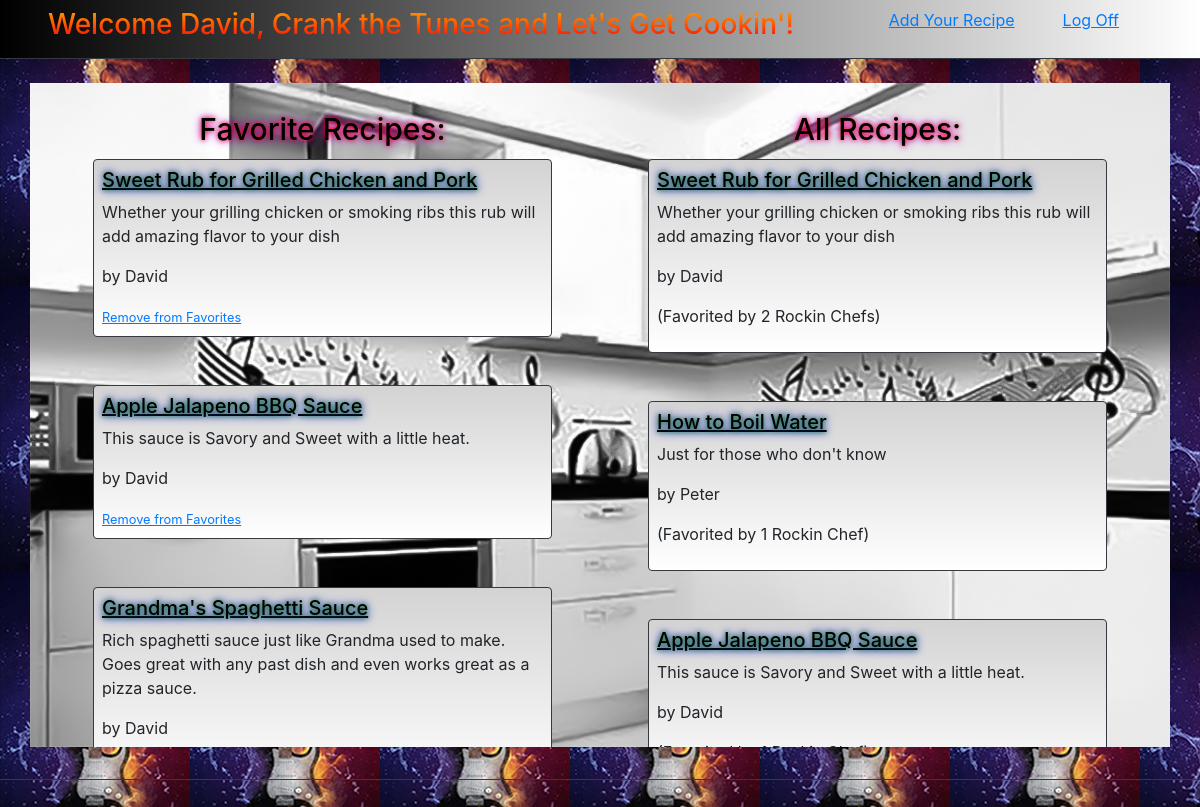
The page /dashboard (signed in) on the database its author committed.
### main_app/models.py (models this page shows)
class User(models.Model):
    first_name = models.CharField(max_length=55)
    last_name = models.CharField(max_length=55)
    email = models.CharField(max_length=55)
    password = models.CharField(max_length=255)
    objects = UserManager()
    created_at = models.DateTimeField(auto_now_add=True)
    updated_at = models.DateTimeField(auto_now=True)

class Recipe(models.Model):
    title = models.CharField(max_length=255)
    ingredients = models.TextField()
    description = models.TextField()
    instructions = models.TextField()
    notes = models.TextField(null = True)
    creator = models.ForeignKey(User,
    related_name = "recipes",
    on_delete = models.CASCADE)
    favorited_by = models.ManyToManyField(User, related_name = "fav_recipes")
    objects = RecipeManager()
    created_at = models.DateTimeField(auto_now_add=True)
    updated_at = models.DateTimeField(auto_now=True)

### main_app/views.py (the view)
# urls.py: path("dashboard", views.dashboard),
def dashboard (request):
    context ={
        "logged_in_user": User.objects.get(id=request.session['user_id']),
        "all_recipes":Recipe.objects.all()
    }
    return render (request, "dashboard.html", context)

### main_app/templates/dashboard.html (shortened to what this page needs)
<!DOCTYPE html>
<html lang="en">
<head>
    <link rel="stylesheet" href="https://stackpath.bootstrapcdn.com/bootstrap/4.5.2/css/bootstrap.min.css">
    {%load static%}
    <link rel="stylesheet" href="{% static 'css/style.css' %}">
</head>
<body>
    <header class="d-flex justify-content-between border-bottom border-dark px-5 py-2 text-white">
        <h3 class="mr-5 h3">Welcome {{logged_in_user.first_name}}, Crank the Tunes and Let's Get Cookin'!</h3>
        <div class="row">
            <a class="mr-5" href="/recipes/create"><u>Add Your Recipe</u></a>
            <a class="mr-5" href="/logout"><u>Log Off</u></a>
        </div>
    </header>
        <div class="container  background mt-4 mb-3 d-flex justify-content-center pt-4">
            <div class="container mx-auto pr-5 pl-5 scroll">
                <h5 class="text-center p-1 h5">Favorite Recipes:</h5>
                {% for recipe in all_recipes %}
                    {% if logged_in_user in recipe.favorited_by.all %}
                        <div class="mb-5 border border-dark rounded p-2 backing_dash">
                            <h6 class=""><a class="h6_a" href="/recipes/{{recipe.id}}"><u>{{recipe.title}}</u></a></h6>
                            <p>{{recipe.description}}</p>
                            <p>by {{recipe.creator.first_name}}</p>
                            <a href="/recipes/{{recipe.id}}/remove_favorite"><u><small>Remove from Favorites</small></u></a>
                        </div>
                    {% endif %}
                {% endfor %}
            </div>
            <div class="container mx-auto pr-5 pl-5 scroll">
                <h5 class="text-center p-1 h5">All Recipes:</h5>
                {% for recipe in all_recipes %}
                <div class="mb-5 border border-dark rounded p-2 h5_2 backing_dash">
                    <h6 class=""><a class="h6_a" href="/recipes/{{recipe.id}}"><u>{{recipe.title}}</u></a></h6>
                    <p>{{recipe.description}}</p>
                    <p>by {{recipe.creator.first_name}}</p>
                    <p>(Favorited by {{recipe.favorited_by.all.count}} Rockin Chef{%if recipe.favorited_by.all.count > 1%}s{% endif %})</p>
                </div>
                {% endfor %}
            </div>
        </div>
        <footer class="d-flex justify-content-between border-bottom border-dark px-5 py-2 text-white">
        </footer>
</body>
</html>

### main_app/static/css/style.css (style rules this page uses)
body { background-image: url("../images/flaming-guitar-3.jpg"); background-repeat:inherit; }
.scroll { overflow-y: scroll; height: 40em; }
.background { background-image: url("../images/kitchen_4.jpg"); background-size: 100%; background-repeat: no-repeat; }
header { background-image: linear-gradient(to right, black, white); }
.h3 { background: -webkit-linear-gradient( orange, red); -webkit-background-clip:text; -webkit-text-fill-color: transparent; }
.backing_dash { background-image: linear-gradient(lightgray, white); }
.h5 { font-size: 30px; color:black; text-shadow: 0 0 5px red, 0 0 10px rgb(162, 0, 255); }
.h6_a { font-size: 20px; color:rgb(0, 0, 0); text-shadow: 0 0 5px green, 0 0 10px blue; }

### rows shown on the page
User: first_name "David"
Recipe: title "Sweet Rub for Grilled Chicken and Pork", description "Whether your grilling chicken or smoking ribs this rub will add amazing flavor to your dish", creator.first_name "David", favorited_by.all.count "2"
Recipe: title "Apple Jalapeno BBQ Sauce", description "This sauce is Savory and Sweet with a little heat.", creator.first_name "David"
Recipe: title "Grandma's Spaghetti Sauce", description "Rich spaghetti sauce just like Grandma used to make. Goes great with any past dish and even works great as a pizza sauce.", creator.first_name "David"
Recipe: title "How to Boil Water", description "Just for those who don't know", creator.first_name "Peter", favorited_by.all.count "1"
